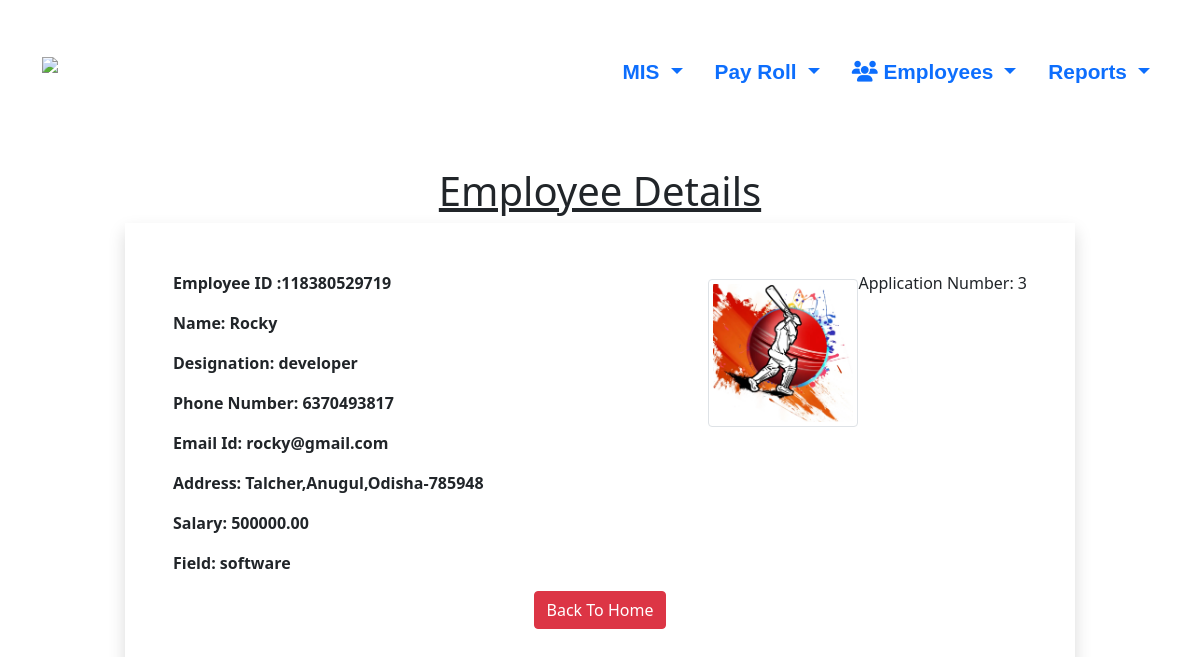
The page /allemp/list/3/ on the database its author committed.
### employeeapp/models.py (models this page shows, shortened)
class Employee_Table(models.Model):
    employee_name = models.CharField(max_length=50)
    employee_designation = models.CharField(max_length=50)
    employee_phn_num = models.CharField(max_length=10)
    employee_email = models.EmailField()
    employee_address = models.CharField(max_length=200)
    employee_state = models.CharField(max_length=50)
    employee_city = models.CharField(max_length=50)
    employee_pincode = models.CharField(max_length=6)
    employee_salary = models.DecimalField(max_digits=10, decimal_places=2)
    employee_field = models.CharField(max_length=100)
    employee_image = models.ImageField(upload_to='documents/',blank=True)
    employee_id = models.BigIntegerField(unique=True)

### employeeapp/views.py (the view)
# urls.py: path('allemp/list/<int:id>/',views.all_employee_detail,name="allemp_list"),
def all_employee_detail(request, id):
    employees = Employee_Table.objects.filter(pk = id)
    context = {
        "employees" : employees
    }
    return render(request ,"show_all_details.html",context)

### templates/show_all_details.html (shortened to what this page needs)
<!doctype html>
<html lang="en">
  <head>
    <link rel="stylesheet" href="https://cdnjs.cloudflare.com/ajax/libs/font-awesome/6.4.2/css/all.min.css">
    <link rel="stylesheet" href="https://cdn.jsdelivr.net/npm/bootstrap@5.0.2/dist/css/bootstrap.min.css">
  </head>
  <body>
    <nav class="navbar navbar-expand-lg bg-color py-4 pt-lg-5">
        <div class="container">
            <a class="navbar-brand text-white fw-bold" href="#">
                <img src="https://gvitechnology.com/images/logo.png" style="width: 100px; height: 50px;" alt="Logo">
            </a>
            <div class="collapse navbar-collapse" id="navbarSupportedContent">
                <ul class="navbar-nav ms-auto mb-2 mb-lg-0">
                    <li class="nav-item">
                        <div class="dropdown">
                            <a class="nav-link text-primary dropdown-toggle" href="#" role="button" id="navbarDropdownMIS"
                               data-bs-toggle="dropdown" aria-expanded="false">
                                MIS
                            </a>
                        </div>
                    </li>
                    <li class="nav-item ms-3">
                        <div class="dropdown">
                            <a class="nav-link text-primary dropdown-toggle" href="#" role="button" id="navbarDropdownPayRoll"
                               data-bs-toggle="dropdown" aria-expanded="false">
                                Pay Roll
                            </a>
                        </div>
                    </li>
                    <li class="nav-item ms-3">
                        <div class="dropdown">
                            <a class="nav-link text-primary dropdown-toggle" href="#" role="button" id="navbarDropdownEmployees"
                               data-bs-toggle="dropdown" aria-expanded="false">
                                <i class="fa-solid fa-users"></i> Employees
                            </a>
                        </div>
                    </li>
                    <li class="nav-item ms-3">
                        <div class="dropdown">
                            <a class="nav-link text-primary dropdown-toggle" href="#" role="button" id="navbarDropdownReports"
                               data-bs-toggle="dropdown" aria-expanded="false">
                                Reports
                            </a>
                        </div>
                    </li>
                </ul>
            </div>
        </div>
    </nav>
    <div class="container mt-5">
        <h1 class="text-center "><u>Employee Details</u></h1>
        <div class="row">
            <div class="col-sm-10 shadow p-5 offset-sm-1">
                {% for i in employees %}
              <p class="float-end">Application Number: {{i.id}}</p>
              <img src="{{i.employee_image.url}}"alt="" class="img-fluid img-thumbnail float-end mt-2" width="150" height="150">
                <p><b>Employee ID :{{i.employee_id}}</b></p>
                <p><b>Name: {{i.employee_name}}</b></p>
                <p><b>Designation: {{i.employee_designation}}</b></p>
                <p><b>Phone Number: {{i.employee_phn_num}}</b></p>
                <p><b>Email Id: {{i.employee_email}}</b></p>
                <p><b>Address: {{i.employee_address}},{{i.employee_city}},{{i.employee_state}}-{{i.employee_pincode}}</b></p>
                <p><b>Salary: {{i.employee_salary}}</b></p>
                <p><b>Field: {{i.employee_field}}</b></p>
                {% endfor %}
              <div class="text-center">
               <a href="/emp/list" class="btn btn-danger">Back To Home</a>
              </div>
            </div>
        </div>
    </div>
  </body>
</html>

### templates/show_all_details.html (style rules this page uses)
.nav-link { font-weight: bold !important; font-family: 'Gill Sans', 'Gill Sans MT', Calibri, 'Trebuchet MS', sans-serif; font-size: 1.3rem!important; }

### rows shown on the page
Employee_Table: id "3", employee_image (picture), employee_id "118380529719", employee_name "Rocky", employee_designation "developer", employee_phn_num "6370493817", employee_email "rocky@gmail.com", employee_address "Talcher", employee_city "Anugul", employee_state "Odisha", employee_pincode "785948", employee_salary "500000.00", employee_field "software"
